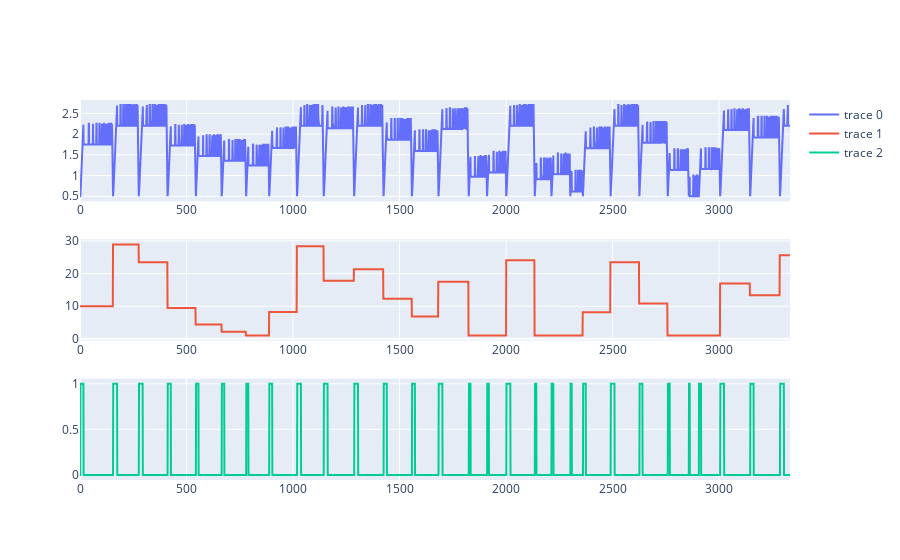

Notebook code cell kept with this figure:
### Code cell
fig = make_subplots(rows=len(clm_subsets))
fig.add_trace(go.Scatter(x=test.index, y=test['rt_level_m']), row=1, col=1)
fig.add_trace(go.Scatter(x=test.index, y=test['input_temp_gc']), row=2, col=1)
fig.add_trace(go.Scatter(x=test.index, y=test['input_flow']), row=3, col=1)
fig.update_xaxes(matches='x')
fig.show()

### Figure 1 — Plotly figure (JSON) as saved in the notebook; plotly's stock layout.template omitted (floating-point values rounded to 4 significant figures; data arrays with more than 128 entries replaced by an {"elided": "..."} marker saying what was removed)
{"data": [{"type": "scatter", "x": {"elided": "3334 int values"}, "xaxis": "x", "y": {"elided": "3334 float values"}, "yaxis": "y"}, {"type": "scatter", "x": {"elided": "3334 int values"}, "xaxis": "x2", "y": {"elided": "3334 float values"}, "yaxis": "y2"}, {"type": "scatter", "x": {"elided": "3334 int values"}, "xaxis": "x3", "y": {"elided": "3334 int values"}, "yaxis": "y3"}], "layout": {"xaxis": {"anchor": "y", "domain": [0, 1], "matches": "x"}, "xaxis2": {"anchor": "y2", "domain": [0, 1], "matches": "x"}, "xaxis3": {"anchor": "y3", "domain": [0, 1], "matches": "x"}, "yaxis": {"anchor": "x", "domain": [0.7333, 1]}, "yaxis2": {"anchor": "x2", "domain": [0.3667, 0.6333]}, "yaxis3": {"anchor": "x3", "domain": [0, 0.2667]}}}
